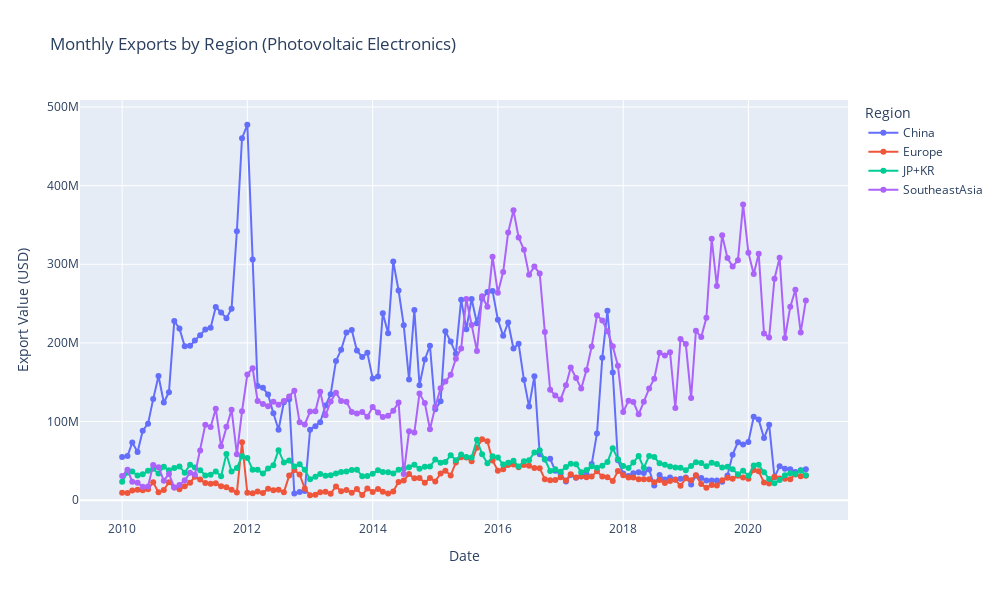

The notebook cell this image was saved under:
### Code cell
# Load the region-based export data
export_data = pd.read_csv("data/Regions_to_USA.csv")

# Convert month to datetime if it's not already
export_data['month'] = pd.to_datetime(export_data['month'])

# Function to plot regional export data
def plot_regional_exports(title_suffix='(Photovoltaic Electronics)'):
    fig = go.Figure()

    for region in export_data['region'].unique():
        region_data = export_data[export_data['region'] == region]
        fig.add_trace(go.Scatter(
            x=region_data['month'],
            y=region_data['export_value'],
            mode='lines+markers',
            name=region
        ))

    fig.update_layout(
        title=f'Monthly Exports by Region to USA {title_suffix}',
        xaxis_title='Date',
        yaxis_title='Export Value (USD)',
        width=1000,
        height=600,
        legend_title='Region',
        hovermode='x unified'
    )

    fig.show()

# Call the function
plot_regional_exports()

### Figure 1 — Plotly figure (JSON) as saved in the notebook; plotly's stock layout.template omitted (floating-point values rounded to 4 significant figures; data arrays with more than 128 entries replaced by an {"elided": "..."} marker saying what was removed)
{"data": [{"mode": "lines+markers", "name": "China", "type": "scatter", "x": {"elided": "132 str values"}, "y": {"elided": "132 float values"}}, {"mode": "lines+markers", "name": "Europe", "type": "scatter", "x": {"elided": "132 str values"}, "y": {"elided": "132 float values"}}, {"mode": "lines+markers", "name": "JP+KR", "type": "scatter", "x": {"elided": "132 str values"}, "y": {"elided": "132 float values"}}, {"mode": "lines+markers", "name": "SoutheastAsia", "type": "scatter", "x": {"elided": "132 str values"}, "y": {"elided": "132 float values"}}], "layout": {"height": 600, "hovermode": "x unified", "legend": {"title": {"text": "Region"}}, "title": {"text": "Monthly Exports by Region (Photovoltaic Electronics)"}, "width": 1000, "xaxis": {"autorange": true, "range": ["2009-04-30 00:12:25.157", "2021-08-03 23:47:34.843"], "title": {"text": "Date"}, "type": "date"}, "yaxis": {"autorange": true, "range": [-25180000.0, 508900000.0], "title": {"text": "Export Value (USD)"}, "type": "linear"}}}
